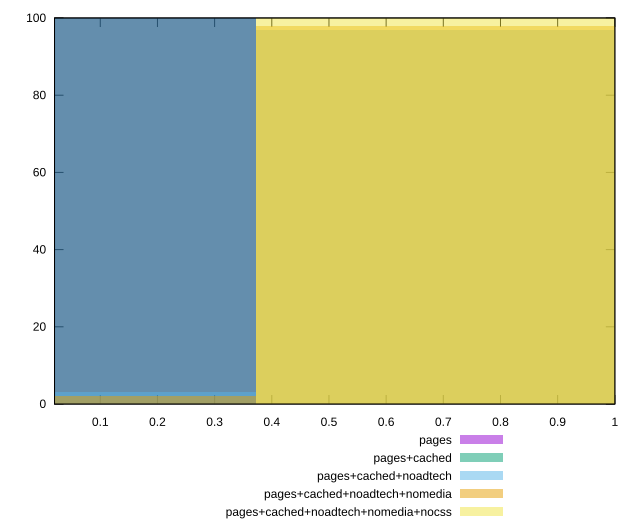

Source code (gnuplot):
reset

$pages <<EOF
0 100
EOF

$pagesCached <<EOF
0 100
EOF

$pagesCachedNoadtech <<EOF
0.7435136631469281 97
0 3
EOF

$pagesCachedNoadtechNomedia <<EOF
0.7435136631469281 98
0 2
EOF

$pagesCachedNoadtechNomediaNocss <<EOF
0.7435136631469281 100
EOF

set key outside below
set boxwidth 0.7435136631469281
set xrange [0.02:1]
set yrange [0:100]
set trange [0:100]
set style fill transparent solid 0.5 noborder
set terminal svg size 640, 530 enhanced background rgb 'white'
set output "report_00021_2021-02-20T09:16:39.615Z/max-potential-fid/comparison/histogram/all_score.svg"

plot $pages title "pages" with boxes, \
     $pagesCached title "pages+cached" with boxes, \
     $pagesCachedNoadtech title "pages+cached+noadtech" with boxes, \
     $pagesCachedNoadtechNomedia title "pages+cached+noadtech+nomedia" with boxes, \
     $pagesCachedNoadtechNomediaNocss title "pages+cached+noadtech+nomedia+nocss" with boxes

reset
